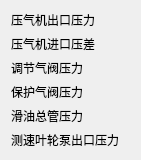
   <widget class="QWidget" name="verticalLayoutWidget_4">
    <property name="geometry">
     <rect>
      <x>270</x>
      <y>40</y>
      <width>141</width>
      <height>151</height>
     </rect>
    </property>
    <property name="sizePolicy">
     <sizepolicy hsizetype="Expanding" vsizetype="Expanding">
      <horstretch>0</horstretch>
      <verstretch>0</verstretch>
     </sizepolicy>
    </property>
    <layout class="QVBoxLayout" name="YaQ_Vlyt">
     <item>
      <widget class="QLabel" name="label_35">
       <property name="sizePolicy">
        <sizepolicy hsizetype="Expanding" vsizetype="Expanding">
         <horstretch>0</horstretch>
         <verstretch>0</verstretch>
        </sizepolicy>
       </property>
       <property name="text">
        <string>压气机出口压力</string>
       </property>
      </widget>
     </item>
     <item>
      <widget class="QLabel" name="label_36">
       <property name="sizePolicy">
        <sizepolicy hsizetype="Expanding" vsizetype="Expanding">
         <horstretch>0</horstretch>
         <verstretch>0</verstretch>
        </sizepolicy>
       </property>
       <property name="text">
        <string>压气机进口压差</string>
       </property>
      </widget>
     </item>
     <item>
      <widget class="QLabel" name="label_37">
       <property name="sizePolicy">
        <sizepolicy hsizetype="Expanding" vsizetype="Expanding">
         <horstretch>0</horstretch>
         <verstretch>0</verstretch>
        </sizepolicy>
       </property>
       <property name="text">
        <string>调节气阀压力</string>
       </property>
      </widget>
     </item>
     <item>
      <widget class="QLabel" name="label_38">
       <property name="sizePolicy">
        <sizepolicy hsizetype="Expanding" vsizetype="Expanding">
         <horstretch>0</horstretch>
         <verstretch>0</verstretch>
        </sizepolicy>
       </property>
       <property name="text">
        <string>保护气阀压力</string>
       </property>
      </widget>
     </item>
     <item>
      <widget class="QLabel" name="label_39">
       <property name="sizePolicy">
        <sizepolicy hsizetype="Expanding" vsizetype="Expanding">
         <horstretch>0</horstretch>
         <verstretch>0</verstretch>
        </sizepolicy>
       </property>
       <property name="text">
        <string>滑油总管压力</string>
       </property>
      </widget>
     </item>
     <item>
      <widget class="QLabel" name="label_40">
       <property name="sizePolicy">
        <sizepolicy hsizetype="Expanding" vsizetype="Expanding">
         <horstretch>0</horstretch>
         <verstretch>0</verstretch>
        </sizepolicy>
       </property>
       <property name="text">
        <string>测速叶轮泵出口压力</string>
       </property>
      </widget>
     </item>
    </layout>
   </widget>
